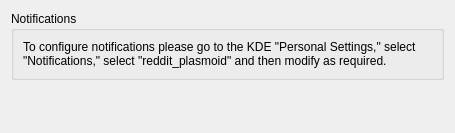
<?xml version="1.0" encoding="UTF-8"?>
<ui version="4.0">
 <class>Form</class>
 <widget class="QWidget" name="Form">
  <property name="geometry">
   <rect>
    <x>0</x>
    <y>0</y>
    <width>455</width>
    <height>133</height>
   </rect>
  </property>
  <property name="minimumSize">
   <size>
    <width>0</width>
    <height>0</height>
   </size>
  </property>
  <property name="windowTitle">
   <string>Reddit Plasmoid Settings</string>
  </property>
  <layout class="QGridLayout" name="gridLayout_2">
   <item row="3" column="0">
    <spacer name="verticalSpacer">
     <property name="orientation">
      <enum>Qt::Vertical</enum>
     </property>
     <property name="sizeHint" stdset="0">
      <size>
       <width>20</width>
       <height>40</height>
      </size>
     </property>
    </spacer>
   </item>
   <item row="1" column="0">
    <widget class="QGroupBox" name="groupBox_3">
     <property name="title">
      <string>Notifications</string>
     </property>
     <layout class="QGridLayout" name="gridLayout_6">
      <item row="0" column="0">
       <widget class="QLabel" name="label_7">
        <property name="text">
         <string>To configure notifications please go to the KDE &quot;Personal Settings,&quot; select &quot;Notifications,&quot; select &quot;reddit_plasmoid&quot; and then modify as required.</string>
        </property>
        <property name="wordWrap">
         <bool>true</bool>
        </property>
       </widget>
      </item>
     </layout>
    </widget>
   </item>
  </layout>
 </widget>
 <resources/>
 <connections/>
</ui>
